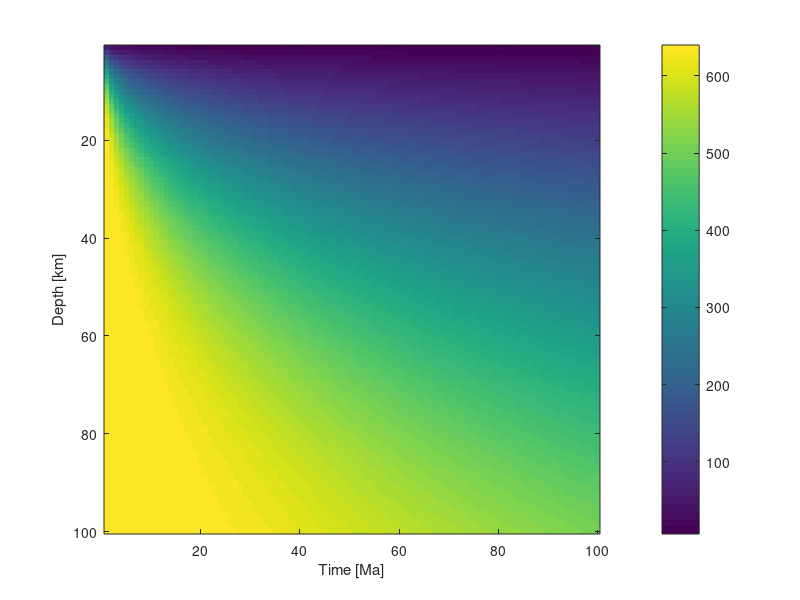

Source code (MATLAB): (Note: this script raises an error after producing the figure.)
%% Homework 5: Seafloor subsidence due to cooling
% Partners: Paige Roban and Curtis Crandall
%
%% Part 1: Conductive heat flow
%% Part 1 - Step 1: A model
% Imagine an infinitely long and wide solid plate. The plate has thickness
% d. The temperature at the top of the plate is T1 and the temperature at
% the bottom of the plate is T2. Draw a diagram of this plate and label
% these parameters. 

%           T1                T1
%   ____________________________________   _ _
%  |                                    |   |
%  |                                    |   |
%  |                                    |   | d = thickness
%  |                                    |   |
%  |____________________________________|  _|_ 
%           T2                T2

%% Part 1 - Step 2: Heat flow
% Assuming that T2>T1, the rate of change of heat flow per unit area up
% through the plate is proportional to (T2-T1)/d. 
% 
% In fact the rate of heat flow per unit area (Q) down through the plate is
% Q = -k(T2-T1)/d,
% where is k is called the thermal conductivity. Q is the rate of heat flow
% per unit area and has units Wm^-2; k has units Wm^-1C^-1. 
% Why does the heat flow down in this equation?

% Heatflow is negative because we are losing heat as we are moving away 
% from the source.
% If heatflow were positive, heat would be gained as it mvoes away from
% the source.

%% Part 1 - Step 3: Thermal conductivities 
% Give the values of thermal conductivity for the following items. Make
% sure to cite where you found this value and make sure the units are in
% the SI units given in step 2. 

% Silver: 406.0 (W/mK)
% Magnesium:156 (W/mK)
% Glass:0.8 (W/mK)
% Rock:2-7 (W/mK)
% Wood:0.12-0.04 (W/mK)
% Sources used to determine thermal conductivity:
% http://hyperphysics.phy-astr.gsu.edu/hbase/tables/thrcn.html and 
% http://www.engineeringtoolbox.com/thermal-conductivity-d_429.html

%% Part 1 - Step 4: The heat transport equation 

% Let's assume that the temperature of the upper surface(i.e. at z) is T
% and at the temperature at the lower surface (i.e. z+dz) is T+dT. Substitute these values
% into equation 1 (Think about how to replace d, T1, and T2). 
% In the limit that dz goes to zero, some part of the right-hand side of
% your new equation becomes a derivative. 
% Write this derivative.
% Q=-k([T+dT]-T/[Z-dZ]-Z)
% Write the heat flow (equation 1) using this derivative
% Q=-k(dt/dz)
% Write this same equation using the gradient operator
% Q=-kdT

%% Part 1 - Step 5: The conservation equation

% Use the heat transport equation and compute the derivative dQ/dz and 
% insert this into the conservation equation.
% (cpP)(dT/dt)=A-k(dT^2/dZ^2)
% Assume that internal heat generation is zero, write the updated the 
% conservation equation from the previous step. 
% What is the value of k in this case?
% The value of k is in m^2/s, k=(k/cpP)

%% Part 2: Oceanic lithosphere cooling 
%% Part 2 - Step 1: Setup the model domain and compute
%% Part 2 - Step 1: Nested for loop with erf function
tic
z = 1:100;
t = 1:100;
k = 31.556;
To = 640;
T1 = [];

for ii = 1:length(z);
    for jj = 1:length(t);
        T1(ii,jj) = To.*erf((ii)./(2*sqrt(k.*(jj))));
    end
end

figure(1);clf 
imagesc(T1);
xlabel('Time [Ma]');
ylabel('Depth [km]');
c = colorbar;
c.Label.String = 'Temperature [C]'
colormap(jet)
toc
%% Part 2 - Step 1: Nested for loop with erf function and Meshgrid
tic
[X,Y] = meshgrid(z,t);
T1 = [];

for ii = 1:length(X);
    for jj = 1:length(Y);
        T1(ii,jj) = To.*erf((ii)./(2*sqrt(k.*(jj))));
    end
end
figure(2); clf
imagesc(T1);
xlabel('Time [Ma]');
ylabel('Depth [km]');
c = colorbar;
c.Label.String = 'Temperature [C]'
colormap(jet) 
toc
% 1. Use two for loops to compute the function T(z,t). 
% 2. Use the meshgrid() command to setup matrices for z and t and then
% compute the function T(z,t). 
% Extra credit: Time how long it takes to compute T(z,t) using the two
% methods. If you don't notice a difference, try decreasing the sample
% interval in z and t. Discuss the differences in computation time. 
% The first figure took 1.34 seconds to run on TREX. The second figure
% takes 0.45 seconds to run. 

%% Part 2 - Step 2: Analyze the model output

% Answer the following questions in as much detail as possible. 

% Does your model make sense given the boundary conditions used to derive
% the solution?
% Yes
% What controls the rate at which the temperature decays? 
% Depth and Time, but mostly time.
% How could we convert this model from age to distance from ridge axis?
% It could follow a similar gradient, only temperature would decrease with
% distance from axis.
% What would be a more appropriate boundary condition at T(z=0) given
% what we know abot the oceans? 
% Is 640C an appropriate value for the temperature at a mid-ocean ridge?
% Why or why not?
% Yes, because the ridge is where the crust is cracked, and magma is
% pushing upwards. It is active tectonism. Without a high temperature to
% facilitate the excretion of mass, there would be no spreading.

%% Part 3: Plate velocty and the depth of oceans
%% Part 3 - Step 1: Load and plot sea-floor depth data
% Load the file spreadingData.mat in MATLAB. This will load the structure
% Bath. 
load('spreadingData.mat');
% These data are for the Pacific and Atlantic Oceans. The fields that end
% in z are the ocean depths [m] measured along a profile normal to a
% mid-ocean ridge. The fields that end in x are the distance [km] from the
% ridge where the data were collected. Plot depth vs. distance from the
% ridge; plot each ocean in its own subplot. make sure to label axes. 

figure(3);clf
subplot(2,1,1);
load('spreadingData.mat');
plot(extractfield(Bath,'atlanticx'),(extractfield(Bath,'atlanticz')));
xlabel('Distance [km]')
ylabel('Depth [m]')
title('Atlantic Mid-Ocean Ridge')

subplot(2,1,2);
plot(extractfield(Bath,'pacificx'),(extractfield(Bath,'pacificz')));
xlabel('Distance [km]')
ylabel('Depth [m]')
title('Pacific Mid-Ocean Ridge')

% What does 2.65 represent in the equation (3)?
% It is an offset of the ridge axis depth.

% What are the plate veolocities [km/Ma] that match your data the closest?
% List both oceans.
% I will finish this after work. crc

% Convert these plate veolocities to [cm/yr] and compare with an estimate
% from the literature from these ocean basins. Do your estimates agree with
% published Pacific and Atlantic Ocean spreading rates? 
% Gotta add these in

%% Part 3 - Step 2: A half-space model
% 
atlanticT = ((extractfield(Bath,'atlanticz')-2.65)/0.345).^2; 
pacificT = ((extractfield(Bath,'pacificz')-2.65)/0.345).^2;

atlanticV = (extractfield(Bath,'atlanticx')./atlanticT);
pacificV = (extractfield(Bath,'pacificx')./pacificT);

figure(4);clf
subplot(2,2,1);
load('spreadingData.mat');
plot(extractfield(Bath,'atlanticx'),(extractfield(Bath,'atlanticz')));
xlabel('Distance [km]')
ylabel('Depth [m]')
title('Atlantic Mid-Ocean Ridge')

subplot(2,2,2);
plot(extractfield(Bath,'pacificx'),(extractfield(Bath,'pacificz')));
xlabel('Distance [km]')
ylabel('Depth [m]')
title('Pacific Mid-Ocean Ridge')

subplot(2,2,3);
load('spreadingData.mat');
plot(atlanticT,(extractfield(Bath,'atlanticz')));
xlabel('Time [Ma]')
ylabel('Depth [m]')
title('Atlantic Mid-Ocean Ridge')

subplot(2,2,4);
plot(pacificT,(extractfield(Bath,'pacificz')));
xlabel('Time [Ma]')
ylabel('Depth [m]')
title('Pacific Mid-Ocean Ridge')
%% Part 4: Global oceanic plate ages
%% Part 4 - Step 1: Load topo data and plot sea-floor depths

load('topo'); % Load global topography
load('coastlines'); % load coastlines
[platelat,platelon] = importPlates('All_boundaries.txt');

h = figure(5);
h.InvertHardcopy = 'off'; % ensures color of saved fig. matches display
h.Color = 'k'; % (1 pt.) % changes fig. color to black
h.Position = [100 100 1000 500]; % specifies location/size of fig's drawable area
h.PaperPositionMode = 'auto'; % preserves fig's aspect ratio when printing
% setup the map axes
ax = axesm('Mollweid','Frame', 'on', 'Grid', 'on'); % sets map projection, inserts globe outline, inserts grid
setm(ax,'MLabelLocation',60); % sets lon. labels to every 60 degrees
setm(ax,'PLabelLocation',30); % sets lat. labels to every 30 degrees
mlabel('MLabelParallel',0); % sets lon. label location to the equator
plabel('PLabelMeridian',-25); % sets lat. label location to prime meridian
axis('off'); % prevents axes display
setm(ax,'FontColor',[0.9 0.9 0.9]); % brightens text
setm(ax,'GColor',[0.9 0.9 0.9]); % brightens grid
LAT = topolatlim(1):topolatlim(2);
LON =  topolonlim(1):topolonlim(2);
[lon, lat] = meshgrid(LON,LAT); % compute the lat/lon of every grid point in topo
pcolorm(lat,lon,topo); % plot the matrix of elevations on the map
hold on;
demcmap(topo); % give it a better colormap
c = colorbar; %
c = colorbar('color', [0.9 0.9 0.9]); % changes text color on color bar
c.Label.String = 'Elevation [M]';
plotm(coastlat, coastlon, 'w', 'LineWidth', 0.5); %plots coast lines
plotm(platelat,platelon,'k', 'LineWidth', 1.5); % plots plate boundaries

%% Part 4 - Step 2: Kill the topography and get the units right
[iy, ix] = find(topo > 0);

ocean = topo; % creates another matrix to hold values from the forloop

% for loop finds values of elevations that are negative
for ii = 1 : size( ix, 1 )
    ocean( iy(ii), ix(ii) ) = 0;
end 

ocean = ocean.*-1e-3; % creates ocean depths, converts units, makes them positive

h = figure(6);
h.InvertHardcopy = 'off'; % ensures color of saved fig. matches display
h.Color = 'k'; % (1 pt.) % changes fig. color to black
h.Position = [100 100 1000 500]; % specifies location/size of fig's drawable area
h.PaperPositionMode = 'auto'; % preserves fig's aspect ratio when printing
% setup the map axes
ax = axesm('Mollweid','Frame', 'on', 'Grid', 'on'); % sets map projection, inserts globe outline, inserts grid
setm(ax,'MLabelLocation',60); % sets lon. labels to every 60 degrees
setm(ax,'PLabelLocation',30); % sets lat. labels to every 30 degrees
mlabel('MLabelParallel',0); % sets lon. label location to the equator
plabel('PLabelMeridian',-25); % sets lat. label location to prime meridian
axis('off'); % prevents axes display
setm(ax,'FontColor',[0.9 0.9 0.9]); % brightens text
setm(ax,'GColor',[0.9 0.9 0.9]); % brightens grid
LAT = topolatlim(1):topolatlim(2);
LON =  topolonlim(1):topolonlim(2);
[lon, lat] = meshgrid(LON,LAT); % compute the lat/lon of every grid point in topo
pcolorm(lat,lon,ocean); % plot the matrix of elevations on the map
hold on;
demcmap(ocean); % give it a better colormap
c = colorbar; %
c = colorbar('color', [0.9 0.9 0.9]); % changes text color on color bar
c.Label.String = 'Elevation [km]';
plotm(coastlat, coastlon, 'w', 'LineWidth', 0.5); %plots coast lines
plotm(platelat,platelon,'k', 'LineWidth', 1.5); % plots plate boundaries
colormap(flipud(jet(20))); %Flipud inverts the array of colors on the colormap and adds 20 increments of color scale

%% Part 4 - Step 3 Compute sea-floor age
d = ocean; % resaves matrix to hold values of depth for later
% for loop finds values of elevations that are negative
t = zeros(size(d));
for ii = 1:size(d)
    for jj = 1:length(d)
        t(ii,jj) = (((d(ii,jj) - 2.65)/0.345))^2;
    end
    t(t==59.000210039907586)=-10;
end 

h = figure(7);
h.InvertHardcopy = 'off'; % ensures color of saved fig. matches display
h.Color = 'k'; % (1 pt.) % changes fig. color to black
h.Position = [100 100 1000 500]; % specifies location/size of fig's drawable area
h.PaperPositionMode = 'auto'; % preserves fig's aspect ratio when printing
% setup the map axes
ax = axesm('Mollweid','Frame', 'on', 'Grid', 'on'); % sets map projection, inserts globe outline, inserts grid
setm(ax,'MLabelLocation',60); % sets lon. labels to every 60 degrees
setm(ax,'PLabelLocation',30); % sets lat. labels to every 30 degrees
mlabel('MLabelParallel',0); % sets lon. label location to the equator
plabel('PLabelMeridian',-25); % sets lat. label location to prime meridian
axis('off'); % prevents axes display
setm(ax,'FontColor',[0.9 0.9 0.9]); % brightens text
setm(ax,'GColor',[0.9 0.9 0.9]); % brightens grid
LAT = topolatlim(1):topolatlim(2);
LON =  topolonlim(1):topolonlim(2);
[lon, lat] = meshgrid(LON,LAT); % compute the lat/lon of every grid point in topo
pcolorm(lat,lon,t); % plot the matrix of elevations on the map
hold on;
c = colorbar; %
c = colorbar('color', [0.9 0.9 0.9]); % changes text color on color bar
c.Label.String = 'Age[Ma]';
plotm(coastlat, coastlon, 'w', 'LineWidth', 0.5); %plots coast lines
plotm(platelat,platelon,'k', 'LineWidth', 1.5); % plots plate boundaries
cmap=(flipud(jet(20))); % Initializes color map as a variable (cmap) so later strings can be input to change plotting conditions.
% Flipud inverts the array of colors on the colormap and adds 20 increments of color scale
cmap = [0.5 0.5 0.5 ; cmap]; % Allows us to create a grey color for plotting negative ages.
cmap(end,:) = []; % Recreates an array to include grey within the jet color scheme.
colormap(cmap); % Compiles array of cmap RGB values and plots the new color sheme.

%% Part 4 - Step 5: Discuss your results

% Does your map of ocean ages make sense given the plate boundaries?
% Yes, only near spreadng centers and ocean basins.  

% What is the oldest age in your map?
% ~180 Ma

% Where does this oldest age occur and does this make sense geologically?
% Off the north-east coast of Japan, the accepted age is near 160 Ma for
% that area.  It makes sense geologically because it is near a subduction
% zone where the oldest crust should be.

% Where do the youngest ages occur? Does this conform to your knowledge of
% oceanic listhosphere generation?
% Conforming to the model, the youngest ages occur along Mid-ocean ridges.

% Are there any assumptions that have gone into this model that might not
% be accurate?
% Spreading rate is not equal on both sides of the ridge axis. Certain
% geographic areas were younging when getting close to continental shelves;
% however, they should have been aging. Our model predicts the Mediteranean
% sea as being ~20Ma, while accepted values are puting the
% Mediteranean sea as some of the oldest oceanic crust. 

